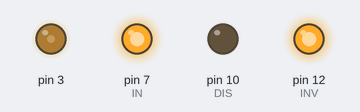
Recording of a sketch running on a simulated Arduino Uno, built with avr-gcc and run on an emulated ATmega328P. On the bench: output pins drawn as LEDs (lit = HIGH).

Above: at 0.1 s.
Timing chart, 0 to 1.6 s (numbered marks = the images above):
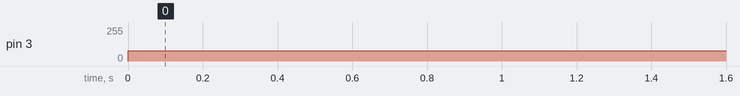

Measured:
- by itself, pin 3: 0/255 → 77/255 at 0.00 s

The sketch:

pwm.ino
```cpp
int IN = 7;  // PWM out on pin
int DIS = 10; // DIGITAL out//PWM out
int INV = 12; // Digital out

int SF  =13; // digital in
int FB = A0;  // analog in pin A0

int duty;

void setup(){
//  delay(1000);
  pinMode(3, OUTPUT);
  pinMode(IN, OUTPUT);
  pinMode(DIS, OUTPUT);
  pinMode(INV, OUTPUT);
  pinMode(SF, INPUT);
//  pinMode(11, OUTPUT);
digitalWrite(INV, HIGH);
  //analogWrite(IN, LOW);
  digitalWrite(DIS, LOW);
  digitalWrite(IN, HIGH);
  noInterrupts();
  TCCR2A = _BV(COM2B1) | _BV(WGM21) | _BV(WGM20);// pin 11 PWM Phase Correctrd mode 1 _BV(COM2A1) |
  TCCR2B = _BV(WGM22) | _BV(CS21);// prescaler == 1 och top fix
  // TCCR2B = _BV(CS20);
  //OC2A = 50;

//  OCR2A =B11000111; // top 199
  OCR2A = 100;
  //OCR2A =B01111111; // top
  OCR2B = 0;
  interrupts();
}

void pwm_write(int duty)
{
  OCR2B = duty;
}
void loop() {
  pwm_write(30);
}
```
